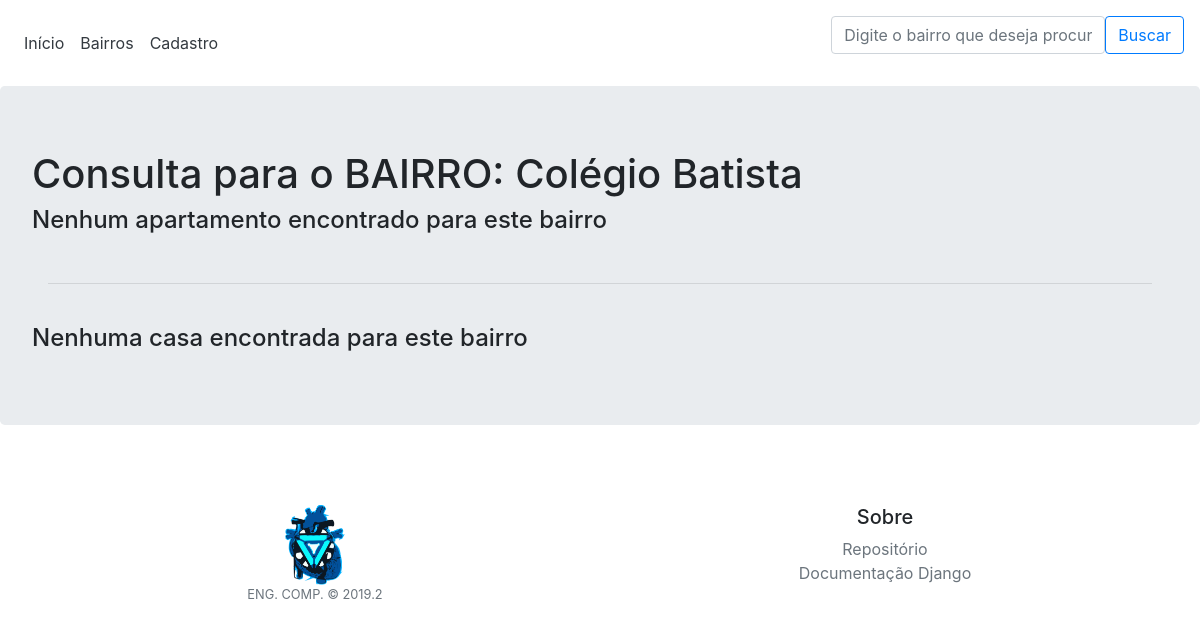
/busca/bairro/Colégio Batista, run on an earlier commit of the app's database.
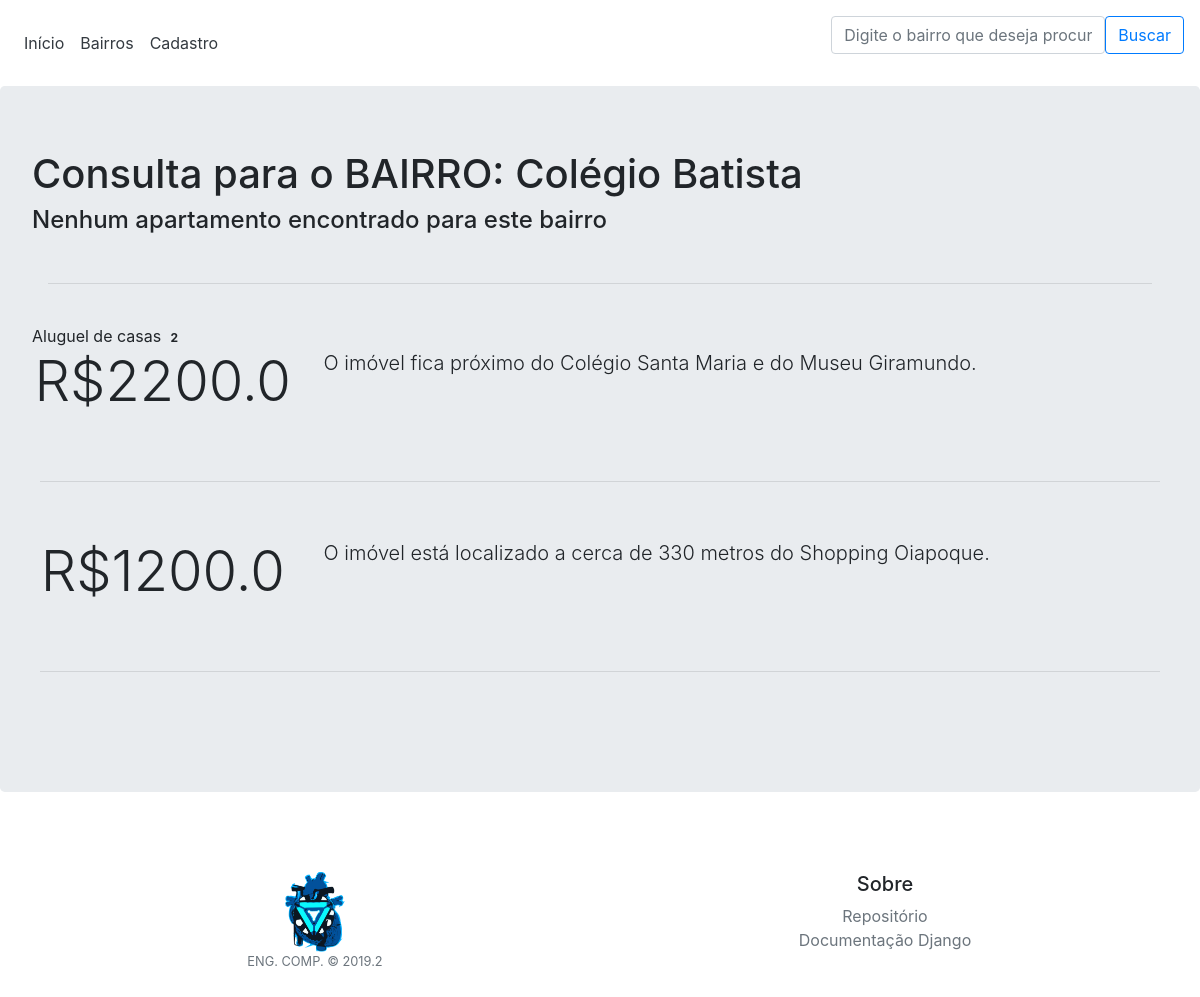
And on a later commit of the database.
### imoveis/models.py (models this page shows, shortened)
class Endereco(models.Model):
    cep = models.PositiveIntegerField(primary_key=True, validators=[MaxValueValidator(99999999)])
    pais = models.CharField(max_length=60)
    estado = models.CharField(max_length=60)
    cidade = models.CharField(max_length=60)
    bairro = models.CharField(max_length=200)
    rua = models.CharField(max_length=60)
    numero = models.PositiveIntegerField(null=True)

class Casa(models.Model):
    endereco = models.OneToOneField(Endereco, on_delete=models.CASCADE, null=True)
    id = models.AutoField(primary_key=True)
    n_quartos = models.PositiveIntegerField()
    n_suites = models.PositiveIntegerField()
    n_sala_estar = models.PositiveIntegerField()
    n_vaga_garagem = models.PositiveIntegerField()
    area = models.FloatField()
    possui_armario = models.BooleanField()
    descricao = models.CharField(max_length=200)
    aluguel = models.FloatField()

### imoveis/views.py (called while the page is built)
def bairro_id(request, nome_bairro):
    enderecos = Endereco.objects.filter(bairro__icontains=nome_bairro)
    apartamentos = Apartamento.objects.filter(endereco=enderecos)
    casas = Casa.objects.filter(endereco=enderecos)
    consulta=nome_bairro
    list_casas = []
    list_apartamentos = []
    for endereco in enderecos:
        consulta = endereco.bairro
        apartamentos = Apartamento.objects.filter(endereco=endereco)
        casas = Casa.objects.filter(endereco=endereco)
        for imovel in apartamentos:
            imovel.aluguel = "R$" + str(imovel.aluguel)
            list_apartamentos.append(imovel)
        for imovel in casas:
            imovel.aluguel = "R$" + str(imovel.aluguel)
            list_casas.append(imovel)
    return render(request, 'imoveis/bairro.html', {'consulta': consulta, 'list_apartamentos': list_apartamentos, 'list_casas': list_casas})

### templates/imoveis/bairro.html (shortened to what this page needs)
{% extends 'imoveis/base.html' %}
{% load static %}
{% block content %}
<head>
</head>
<body>
    <h1>Consulta para o BAIRRO: {{consulta}}</h1>
    {% if list_apartamentos %}
        <a>Aluguel de apartamentos <span class="badge">{{ list_apartamentos|length }}</span></a>
        {% for imovel in list_apartamentos %}
            <div class="row justify-content-md-center" style="margin-bottom: 50px;">
              <div class="col-lg-3 col-sm-12">
                <a class="text-center display-4 text-body" href="{% url 'apartamento_id' apartamento_id=imovel.pk %}"> {{ imovel.aluguel| linebreaks}}</a>
              </div>
              <div class="col-lg-9 col-sm-12">
                <p class="lead">{{ imovel.descricao }}</p>
              </div>
            </div>
            <hr class="m-2">
            <br>
            <br>
        {% endfor %}
        {% else %}
            <h4>Nenhum apartamento encontrado para este bairro</h4>
            <br>
                <hr class="m-lg-3">
            <br>
    {% endif %}
    {% if list_casas %}
        <a>Aluguel de casas <span class="badge">{{ list_casas|length }}</span></a>
        {% for imovel in list_casas %}
            <div class="row justify-content-md-center" style="margin-bottom: 50px;">
              <div class="col-lg-3 col-sm-12">
                <a class="text-center display-4 text-body" href="{% url 'casa_id' casa_id=imovel.pk %}"> {{ imovel.aluguel| linebreaks}}</a>
              </div>
              <div class="col-lg-9 col-sm-12">
                <p class="lead">{{ imovel.descricao }}</p>
              </div>
            </div>
            <hr class="m-2">
            <br>
            <br>
        {% endfor %}
        {% else %}
                <h4>Nenhuma casa encontrada para este bairro</h4>
    {% endif %}
</body>
{% endblock %}

What changed in the data, as far as the page shows it:
added Endereco: bairro "Colégio Batista"
added Casa: aluguel "R$2200.0", descricao "O imóvel fica próximo do Colégio Santa Maria e do Museu Giramundo."
added Casa: aluguel "R$1200.0", descricao "O imóvel está localizado a cerca de 330 metros do Shopping Oiapoque."
Also different on the page:
{{ list_casas|length }}: (not shown) → "2"
{{ consulta }}: "Colégio Batista" → (not shown)
text no longer shown: "Nenhuma casa encontrada para este bairro"
text now shown: "Aluguel de casas"
